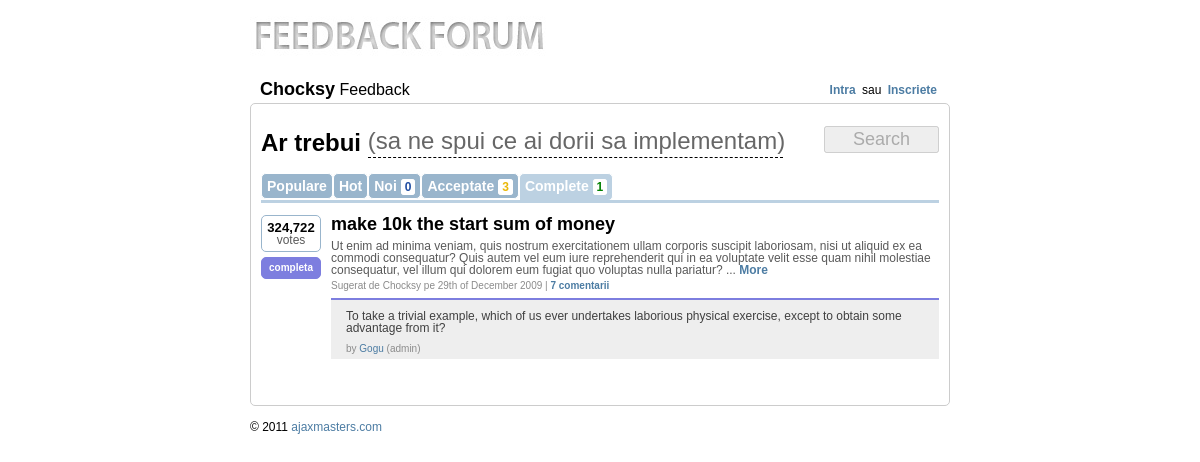
Page /pages/1-completed on the committed database.
### tables this page shows
CREATE TABLE `feedback_ideas` (
  `id` bigint(20) unsigned NOT NULL AUTO_INCREMENT,
  `idea` varchar(255) NOT NULL,
  `description` longtext NOT NULL,
  `votes` int(11) unsigned NOT NULL DEFAULT '1',
  `comments` int(11) NOT NULL DEFAULT '0',
  `auth_id` bigint(20) unsigned NOT NULL,
  `sub_date` datetime NOT NULL,
  `status` int(1) NOT NULL DEFAULT '0',
  `admin_id` bigint(20) NOT NULL,
  `admin_comment` longtext NOT NULL,
  PRIMARY KEY (`id`),
  FULLTEXT KEY `description` (`idea`,`description`)
);

CREATE TABLE `members` (
  `id` bigint(20) NOT NULL AUTO_INCREMENT,
  `username` varchar(50) NOT NULL,
  `email` varchar(50) NOT NULL,
  `password` varchar(100) NOT NULL,
  `joindate` date NOT NULL,
  `admin` tinyint(1) DEFAULT '0',
  PRIMARY KEY (`id`)
);

### includes/configure.php (called while the page is built, shortened)
<?php
class config {
    var $local_base = 'http://localhost/feedbacker/';
    var $online_base = 'http://ajaxmasters.com/development/feedback-forum/';
    function __construct() {
        if ($_SERVER['SERVER_ADDR'] == '127.0.0.1') {
            $this->HTTP_SERVER_BASE = $this->local_base;
        } else {
            $this->HTTP_SERVER_BASE = $this->online_base;
            $this->HTTP_SERVER_BASE_JAVA = $this->online_base;
        }
    }
}
$conf = new config;
?>

### includes/class.db.php (called while the page is built, shortened)
<?php
class Conn {
    public $conn;
    var $mysql_username = DB_USERNAME;
    var $mysql_password = DB_PASSWORD;
    var $mysql_host = DB_HOST;
    public function __construct() {
        $this->conn = mysql_connect($this->mysql_host, $this->mysql_username, $this->mysql_password);
    }
    public function db_query($query) {
        $results = mysql_query($query, $this->conn);
        return $results;
    }
}
?>

### includes/app_top.php (called while the page is built, shortened)
<?
include('configure.php');
include('class.db.php');
include('functions.php');
include('paginator.class.php');
$db=new Conn;
$func=new func();
?>

### includes/paginator.class.php (called while the page is built, shortened)
<?php
class Paginator {
    var $SQL;
    var $itemsPerPage;
    var $db;
    function __construct() {
        $this->db = new Conn();
    }
    function setSQL($sql) {
        $this->SQL = trim($sql);
    }
    function setItemsPerPage($num) {
        $this->isValidNumber($num) ? $this->itemsPerPage = $num : die("setItemsPerPage() only accept non-zero, positive number.");
    }
    function getPageNumber($page_num) {
        $endItem = $this->itemsPerPage;
        $startItem = ($this->itemsPerPage * ($page_num - 1));
        $limit_sql = " LIMIT $startItem , $endItem";
        $final_SQL = $this->SQL . $limit_sql;
        $q = $this->db->db_query($final_SQL);
        return $q;
    }
    function isValidNumber($n) {
        return (is_numeric($n) && ($n > 0));
    }
}
?>

### pages/pages.php (the view, shortened to what this page needs)
<?php
if (!isset($_GET['tab']))
    $tab = 'popular';
else
    $tab=$_GET['tab'];
if (!isset($_GET['page']))
    $page = 1;
else
    $page=$_GET['page'];
$curdate = date('Y-m-d');
switch ($tab) {
    case'completed':
        $order = ' ORDER BY id DESC';
        $selu = "status='4'";
        break;
}
$new_rez = mysql_num_rows($db->db_query("SELECT id FROM feedback_ideas WHERE date(sub_date)='" . $curdate . "' AND status IN('0','1','2','3')"));
$acc_rez = mysql_num_rows($db->db_query("SELECT id FROM feedback_ideas WHERE status IN('1','2','3')"));
$com_rez = mysql_num_rows($db->db_query("SELECT id FROM feedback_ideas WHERE status=4"));
$voted_ideas = array();
$p = new Paginator();
$p->setSQL("SELECT * FROM feedback_ideas WHERE " . $selu . "" . $order);
$p->setItemsPerPage($conf->IDEAS_PER_PAGE);
$result_resources = $p->getPageNumber($page);
while ($info = mysql_fetch_array($result_resources)) {
    $ideas[] = $info;
}
?>
<br clear="all"/>
<div class="search">
    <form action="javascript:void(0)" id="search_form" onsubmit="showNew()" autocomplete="off">
        <div class="i_t"><b>Ar trebui</b>
            <label for="y_idea">(sa ne spui ce ai dorii sa implementam)</label>
            <input type="text" id="y_idea" onkeyup="search(this)"/>
        </div>
        <input type="submit" value="Cauta" id="create_button" disabled="disabled"/>
    </form>
</div>
<br clear="all"/>
<div id="init_results">
    <div class="categs">
        <ul>
            <li <?= ($tab == 'popular') ? 'class="active"' : '' ?>>
                <a href="<?= $conf->HTTP_SERVER_BASE ?>pages/1-popular">Populare</a>
            </li>
            <li <?= ($tab == 'hot') ? 'class="active"' : '' ?>>
                <a href="<?= $conf->HTTP_SERVER_BASE ?>pages/1-hot">Hot</a>
            </li>
            <li <?= ($tab == 'new') ? 'class="active"' : '' ?>>
                <a href="<?= $conf->HTTP_SERVER_BASE ?>pages/1-new">Noi <b class="blue"><?= $new_rez ?></b></a>
            </li>
            <li <?= ($tab == 'accepted') ? 'class="active"' : '' ?>>
                <a href="<?= $conf->HTTP_SERVER_BASE ?>pages/1-accepted">Acceptate <b class="yellow"><?= $acc_rez ?></b></a>
            </li>
            <li <?= ($tab == 'completed') ? 'class="active"' : '' ?>>
                <a href="<?= $conf->HTTP_SERVER_BASE ?>pages/1-completed">Complete <b class="green"><?= $com_rez ?></b></a>
            </li>
        </ul>
    </div>
    <br clear="all"/>
    <div class="before_line"></div>
    <br clear="all"/>
    <?
    if (!empty($ideas)) {
        foreach ($ideas as $idea) {
            ?>
            <div id="idea_<?= $idea['id'] ?>" class="idea_container">
                <div class="votes">
                    <div id="nr_votes_<?= $idea['id'] ?>" class="nr_votes <?= ($idea['status'] == 4 || $func->checkVoted($idea['id'], $voted_ideas)) ? 'full' : '' ?>">
                        <?= $func->dynamicFont(number_format($idea['votes'], 0, '', ','), 32) ?><br/>
                        votes<br/>
                    </div>
                    <? if ($idea['status'] != 0) { ?>
                        <div id="status_<?= $idea['id'] ?>" class="nr_votes <?= $func->giveStatus($idea['status'], 'class') ?>"><?= $func->giveStatus($idea['status'], 'text') ?></div>
                    <? } ?>
                </div>
                <div class="idea">
                    <div class="title nomrg"><a href="<?= $conf->HTTP_SERVER_BASE ?>idea/<?= $idea['id'] ?>-<?= $func->makeTitle($idea['idea']) ?>"><b><?= $idea['idea'] ?></b></a></div>
                    <div class="auth_desc">
                        <?= $func->shortString($idea['description'], 300, ' ...  <a href="' . $conf->HTTP_SERVER_BASE . 'idea/' . $idea['id'] . '-' . $func->makeTitle($idea['idea']) . '"><b>More</b></a>') ?>
                    </div>
                    <div class="auth_inf">
                        Sugerat de <?= $func->giveAuthor($idea['auth_id']) ?> pe <?=date('jS \o\f F Y',strtotime($idea['sub_date']))?> | <a href="<?= $conf->HTTP_SERVER_BASE ?>idea/<?= $idea['id'] ?>-<?= $func->makeTitle($idea['idea']) ?>"><b>
                                <?= $func->giveComments($idea['comments']) ?></b></a>
                    </div>
                    <? if (!empty($idea['admin_comment'])) { ?>
                        <div class="admin_comment">
                            <div id="com_status_<?= $idea['id'] ?>" class="ad_<?= $func->giveStatus($idea['status'], 'class') ?>"></div>
                            <div class="ad_comment">
                                <?= $idea['admin_comment'] ?>
                            </div>
                            <div class="auth_inf">
                                by <a href="">Gogu</a> (admin)
                            </div>
                        </div>
                    <? } ?>
                </div>
            </div>
            <br clear="all"/><br/><br/>
        <? } ?>
        <br clear="all"/>
            <?
    } else {
        ?>
        <div class="not_found"> Nu exista rezultate!</div>
    <? } ?>
</div>

### includes/functions.php (shortened to what this page needs)
<?php
class func {
    var $db;
    function __construct() {
        $this->db = new Conn;
    }
    function dynamicFont($text, $max_font) {
        $txt_leng = strlen($text);
        if ($txt_leng < 9) {
            $html = '<b style="font-size:' . ($max_font - ($txt_leng * 2.7)) . 'px">' . $text . '</b>';
        } else {
            $html = '<b style="font-size:9px">' . $text . '</b>';
        }
        return $html;
    }
    function giveStatus($id, $type) {
        switch ($id) {
            case '4':
                $status['text'] = 'completa';
                $status['class'] = 'completed';
                break;
        }
        return $status[$type];
    }
    function giveAuthor($id) {
        $config = new config();
        if ($id == '0')
            return 'Anonim';
        else {
            $author = mysql_fetch_array($this->db->db_query("SELECT username FROM " . $config->USERS_TABLE . " WHERE id='$id'"));
            return $author['username'];
        }
    }
    function giveComments($nr) {
        if ($nr != 1) {
            $text = $nr . ' comentarii';
        } else {
            $text = $nr . ' comentariu';
        }
        return $text;
    }
    function makeTitle($text) {
        $text = strtolower(trim($text));
        $code_entities_match = array(' ', '--', '&quot;', '!', '@', '#', '$', '%', '^', '&', '*', '(', ')', '_', '+', '{', '}', '|', ':', '"', '<', '>', '?', '[', ']', '\\', ';', "'", ',', '.', '/', '*', '+', '~', '`', '=');
        $code_entities_replace = array('-', '-', '', '', '', '', '', '', '', '', '', '', '', '', '', '', '', '', '', '', '', '', '', '', '', '');
        $text = str_replace($code_entities_match, $code_entities_replace, $text);
        return $text;
    }
    function shortString($string, $length, $replacer=' ...') {
        if (strlen($string) > $length)
            return (preg_match('/^(.*)\W.*$/', substr($string, 0, $length + 1), $matches) ? $matches[1] : substr($string, 0, $length)) . $replacer;
        return $string;
    }
}
?>

### css/style.css (style rules this page uses)
body { font: 12px/1 Arial, 'Liberation Sans', FreeSans, sans-serif; }
a { text-decoration: none; color: #4c7ca3; }
li { list-style: none; }
.green { color:green; }
.blue { color:#214ea2; }
.yellow { color:#eab808; }
.title { font-size:16px; margin: 10px 0 0 10px; }
.title b { font-size:18px; }
.nomrg { margin:0; padding: 0; }
input[type=text],input[type=password] { padding: 5px 10px; background-color: transparent; position: relative; z-index: 2; }
label { position: absolute; z-index: 1;-webkit-transition: opacity 0.15s linear; color: #bababa; background-color: #FFFFFF; }
.i_t { float:left; font-size: 24px; margin-right: 5px; width: 555px; padding-top: 3px; }
.search input[type=text] { border:none; border-bottom: 1px dashed #000; color: #595959; font-size: 24px; padding: 0; margin:0px; width: 415px; font-weight: bold; }
.search input[type=submit] { font-size:18px; width: 115px; float: right; margin-left: 0px; }
.search label { color: #676767; font-size: 24px; }
.categs { margin: 15px 0; }
.categs li { background:#99b5cc; float: left; padding: 5px; border:1px solid #fff; -moz-border-radius: 5px;-webkit-border-radius: 5px; }
.categs li.active { background:#bcd1e2; padding-bottom:5px; -moz-border-radius-bottomleft:0px; -webkit-border-bottom-left-radius:0px; -moz-border-radius-bottomright:0px; webkit-border-bottom-right-radius:0px; padding-bottom: 7px; }
.categs li a { color:#fff; font-weight: bold; font-size: 14px; }
.categs li a b { font-size:12px; background: #fff; border:1px solid #fff; padding: 0px 3px; -moz-border-radius: 3px;-webkit-border-radius: 3px; }
.before_line { border-top:3px solid #bcd1e2; margin-top: -1px; position: relative; }
.idea_container { float:left; width: 100%; }
.votes { float:left; width:60px; height:auto; }
.nr_votes { text-align: center;border:1px solid #99b5cc; color: #595959; padding: 5px; -moz-border-radius-topleft:5px; -moz-border-radius-topright:5px; -webkit-border-top-left-radius:5px; -webkit-border-top-right-radius:5px; border-bottom: none; }
.nr_votes b { font-size: 16px; color: black; }
.full { border:1px solid #99b5cc; -moz-border-radius: 5px;-webkit-border-radius: 5px; }
.completed { background: #7D7EDF; font-size: 10px; padding:5px 1px; margin-top: 5px; font-weight: bold; border:1px solid #7D7EDF; color: #fff; -moz-border-radius: 5px;-webkit-border-radius: 5px; }
.idea { margin-left:70px; color: #595959;min-height: 80px; }
.idea .title a { color:black; }
.idea .auth_desc { margin-top:7px; }
.idea .auth_inf { margin-top:5px; font-size: 10px; color:#8b8b8b; }
.admin_comment { background: #eee; -moz-box-shadow: 0px 1px 2px #888; margin-top: 7px; }
.ad_completed { height: 2px; background: #7D7EDF; -moz-box-shadow: 0px 5px 15px #7D7EDF; }
.admin_comment .ad_comment { color:#404040; padding: 10px 15px 0px 15px; }
.admin_comment .auth_inf { padding: 5px 15px; }

### rows in the picture
feedback_ideas: status "completa", idea "make 10k the start sum of money", description+id+idea "Ut enim ad minima veniam, quis nostrum exercitationem ullam corporis suscipit laboriosam, nisi ut aliquid ex ea commodi consequatur? Quis autem vel eum iure reprehenderit qui in ea voluptate velit esse quam nihil molestiae consequatur, vel illum qui dolorem eum fugiat quo voluptas nulla pariatur? ... More", auth.username "Chocksy", sub_date "29th of December 2009", comments "7 comentarii", admin_comment "To take a trivial example, which of us ever undertakes laborious physical exercise, except to obtain some advantage from it?"

### other values in the picture
$new_rez "0"
$acc_rez "3"
$com_rez "1"
